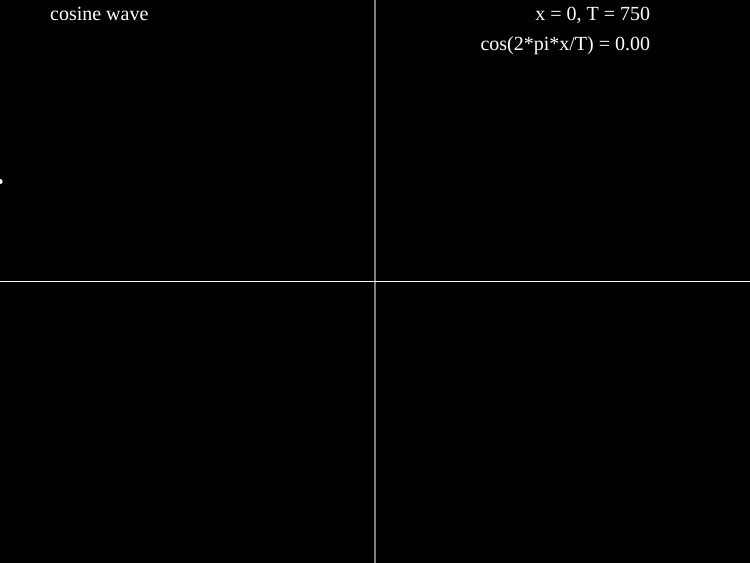
Frame 1 (no input)
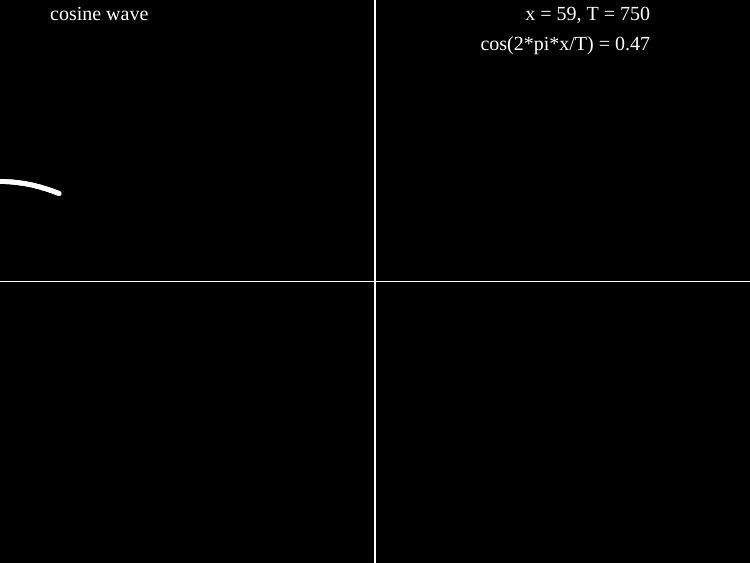
Frame 60 (no input)
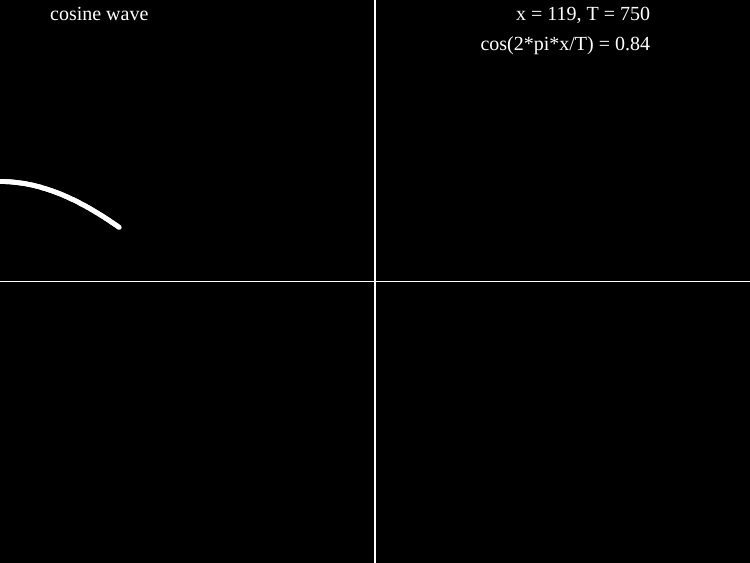
Frame 120 (the mouse pressed at the canvas centre since frame 60)

The p5.js sketch that drew these frames (run headless with seeded random() and noise() and a simulated clock; from frame 60 on, the mouse is pressed at the canvas centre):

// p5.js sketch
// ── sketch.js
let x = 0;
let y = 0;
let T;
let angle = 0;
let waveCanvas;

function setup() {
  createCanvas(750, 563);
  waveCanvas = createGraphics(750, 563);
  angleMode(DEGREES);
  //background(0);
  T = width;
  frameRate(60 * 10);
  waveCanvas.clear();
}

function draw() {
  wave(); //trail 
  readings(); //no trail

  image(waveCanvas, 0, 0); //putting clear canvas/waveCanvas on top of everything
  //when point is drawn on waveCanvas, the waveCanvas isn't placed
  //it is placed after readings(), i.e. placed above text()

  //by convention, the canvas which holds the non trailing drawing is the the default canvas

  if (x < width)
    x++;
  else
    frameRate(0);

}

function readings() {
  //y = 100 * sin(360 * x / T);

  /*image(waveCanvas, 0, 0);
  waveCanvas.stroke(0);
  waveCanvas.fill(255);
  waveCanvas.textSize(20);
  waveCanvas.textAlign(RIGHT);
  waveCanvas.text(x, width - 100, 20);*/

  //waveCanvas.text((y / 100), width - 100, 50);

  /*image(waveCanvas, 0, 0);
   */
  background(0); //no trail
  stroke(0);
  fill(255);
  textSize(20);
  textFont('Consolas')
  textAlign(RIGHT);
  text(`x = ${x}, T = ${T}`, width - 100, 20);
  text(`cos(2*pi*x/T) = ${sin(360 * x / T).toFixed(2)}`, width - 100, 50);
  textAlign(LEFT);
  text('cosine wave', 50, 20);
}

function wave() {

  waveCanvas.stroke(255);
  waveCanvas.strokeWeight(1);
  waveCanvas.line(0, height / 2, width, height / 2);
  waveCanvas.line(T / 2, 0, T / 2, height);
  waveCanvas.strokeWeight(5);


  /*stroke(255);
  strokeWeight(1);
  line(0, height / 2, width, height / 2);
  line(T / 2, 0, T / 2, height);
  strokeWeight(5);
  */

  y = 100 * cos(360 * x / T);
  waveCanvas.point(x, (height / 2) - y);
  //point(x, (height / 2) + y);

}
